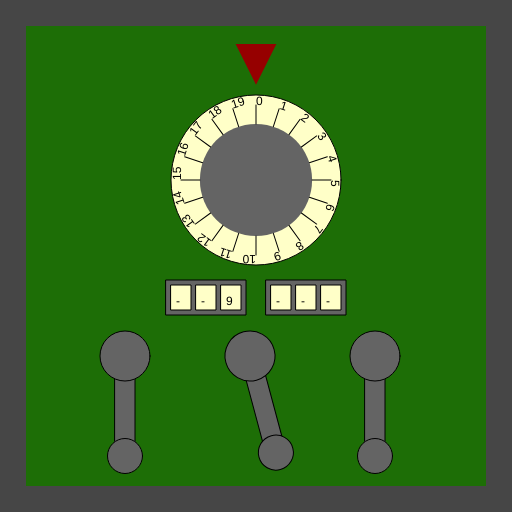
Frame 1 (no input)
Frame 60 (no input): identical to frame 1, image omitted
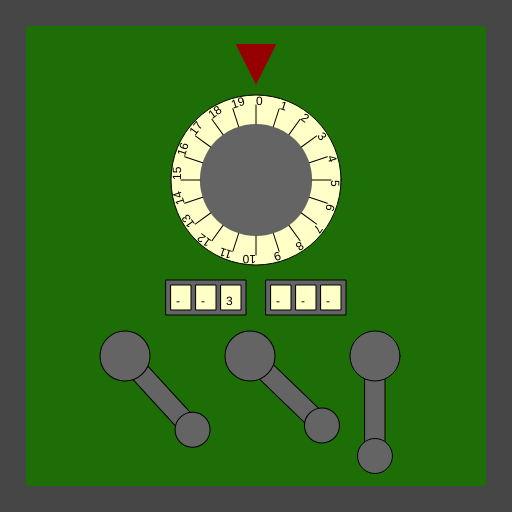
Frame 120 (the mouse pressed at the canvas centre since frame 60)

The p5.js sketch that drew these frames (run headless with seeded random() and noise() and a simulated clock; from frame 60 on, the mouse is pressed at the canvas centre):

// p5.js sketch
// ── sketch.js
/*

Officer: 7817938
CaseNum: 303-3-44821573-7817938

Case 303 - The Case of the Crooked Attorney
Stage 4 - The Courthouse

Torvalds has his final safe in his courthouse chambers. Luckily there is a court case proceeding.
You can sneak into his chambers whilst he makes his closing statement.

Crack the safe by doing the following:

	When any key is released:
	- Use the 'random' function to produce random values ranging from 2 to 13.
	- Assign the output to HiddenSafeCode_A

	Whilst the mouse is moving:
	- Use the 'random' function to produce random values ranging from 1 to 13.
	- Assign the output to HiddenSafeCode_B

	When any key is released:
	- Make HiddenSafeCode_C equal to the value of 'key'

	When the mouse button is pressed:
	- Use the 'map' function to scale mouseY to values ranging from 10 to 75.
	- Assign the output to HiddenSafeCode_D

	Whilst the mouse is moving:
	- Use the 'map' function to scale mouseY to values ranging from 15 to 77.
	- Assign the output to HiddenSafeCode_E

	Whilst the mouse is being dragged:
	- Use the 'map' function to scale mouseX to values ranging from 9 to 76.
	- Assign the output to HiddenSafeCode_F



This time you'll need to create the relevant event handlers yourself.

There are many possible ways of investigating this case, but you
should use ONLY the following commands:

	- The assignment operator aka. the equals sign !
	- mouseX, mouseY
	- key, keyCode
	- random
	- map

*/

//declare the variables

var HiddenSafeCode_A;
var HiddenSafeCode_B;
var HiddenSafeCode_C;
var HiddenSafeCode_D;
var HiddenSafeCode_E;
var HiddenSafeCode_F;

function preload() {
  //IMAGES WILL BE LOADED HERE
}

function setup() {
  createCanvas(512, 512);

  //initialise the variables
  HiddenSafeCode_A = 0;
  HiddenSafeCode_B = "";
  HiddenSafeCode_C = "";
  HiddenSafeCode_D = 0;
  HiddenSafeCode_E = 0;
  HiddenSafeCode_F = 0;
}

///////////////////EVENT HANDLERS///////////////////

//Create event handlers here to open the safe ...
// When any key is released:
// 	- Use the 'random' function to produce random values ranging from 2 to 13.
// 	- Assign the output to HiddenSafeCode_A

// 	Whilst the mouse is moving:
// 	- Use the 'random' function to produce random values ranging from 1 to 13.
// 	- Assign the output to HiddenSafeCode_B

// 	When any key is released:
// 	- Make HiddenSafeCode_C equal to the value of 'key'

// 	When the mouse button is pressed:
// 	- Use the 'map' function to scale mouseY to values ranging from 10 to 75.
// 	- Assign the output to HiddenSafeCode_D

// 	Whilst the mouse is moving:
// 	- Use the 'map' function to scale mouseY to values ranging from 15 to 77.
// 	- Assign the output to HiddenSafeCode_E

// 	Whilst the mouse is being dragged:
// 	- Use the 'map' function to scale mouseX to values ranging from 9 to 76.
// 	- Assign the output to HiddenSafeCode_F
function keyReleased() {
  HiddenSafeCode_A = random(2, 13);
  HiddenSafeCode_C = key;
}
function mouseMoved() {
  HiddenSafeCode_B = random(1, 13);
  HiddenSafeCode_E = map(mouseY, 0, height, 15, 77);
}
function mousePressed() {
  HiddenSafeCode_D = map(mouseY, 0, height, 10, 75);
}
function mouseDragged() {
  HiddenSafeCode_F = map(mouseX, 0, width, 9, 76);
}
///////////////DO NOT CHANGE CODE BELOW THIS POINT///////////////////

function draw() {
  //Draw the safe door
  background(70);
  noStroke();
  fill(29, 110, 6);
  rect(26, 26, width - 52, width - 52);

  //Draw the combination dial
  push();
  translate(256, 180);
  drawDial(170, HiddenSafeCode_A, 20);
  pop();

  //Draw the spinners
  push();
  translate(206, 280);
  drawSpinner(3, HiddenSafeCode_B);
  pop();

  push();
  translate(306, 280);
  drawSpinner(3, HiddenSafeCode_C);
  pop();

  //Draw the levers
  push();
  translate(125, 356);
  drawLever(HiddenSafeCode_D);
  pop();

  push();
  translate(250, 356);
  drawLever(HiddenSafeCode_E);
  pop();

  push();
  translate(375, 356);
  drawLever(HiddenSafeCode_F);
  pop();
}

function drawDial(diameter, num, maxNum) {
  //the combination lock

  var r = diameter * 0.5;
  var p = r * 0.6;

  stroke(0);
  fill(255, 255, 200);
  ellipse(0, 0, diameter, diameter);
  fill(100);
  noStroke();
  ellipse(0, 0, diameter * 0.66, diameter * 0.66);
  fill(150, 0, 0);
  triangle(-p * 0.4, -r - p, p * 0.4, -r - p, 0, -r - p / 5);

  noStroke();

  push();
  var inc = 360 / maxNum;

  rotate(radians(-num * inc));
  for (var i = 0; i < maxNum; i++) {
    push();
    rotate(radians(i * inc));
    stroke(0);
    line(0, -r * 0.66, 0, -(r - 10));
    noStroke();
    fill(0);
    text(i, 0, -(r - 10));
    pop();
  }

  pop();
}

function drawLever(rot) {
  push();
  rotate(radians(-rot));
  stroke(0);
  fill(100);
  rect(-10, 0, 20, 100);
  ellipse(0, 0, 50, 50);
  ellipse(0, 100, 35, 35);
  pop();
}

function drawSpinner(numSpinners, val) {
  var sw = 20;
  var ow = (sw + 5) * numSpinners + 5;
  stroke(0);
  fill(100);
  rect(-ow / 2, 0, ow, 35);
  if (typeof val == "number") {
    val = floor(val).toString(); //convert to string
  }
  var d = numSpinners - val.length;

  for (var d = numSpinners - val.length; d > 0; d--) {
    val = "-" + val;
  }

  for (var i = 0; i < numSpinners; i++) {
    stroke(0);
    fill(255, 255, 200);
    rect(-ow / 2 + i * (sw + 5) + 5, 5, 20, 25);
    fill(0);
    noStroke();
    text(val[i], -ow / 2 + sw / 2 + i * (sw + 5), 25);
  }
}
